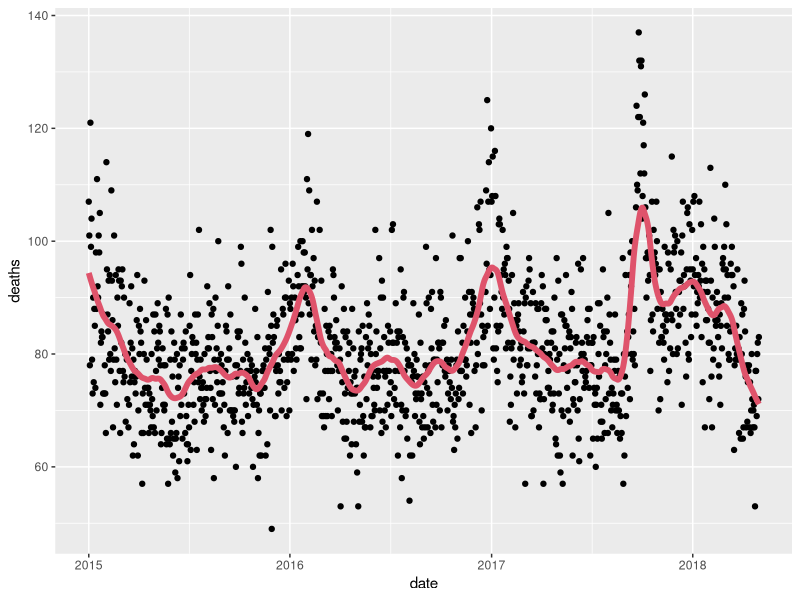
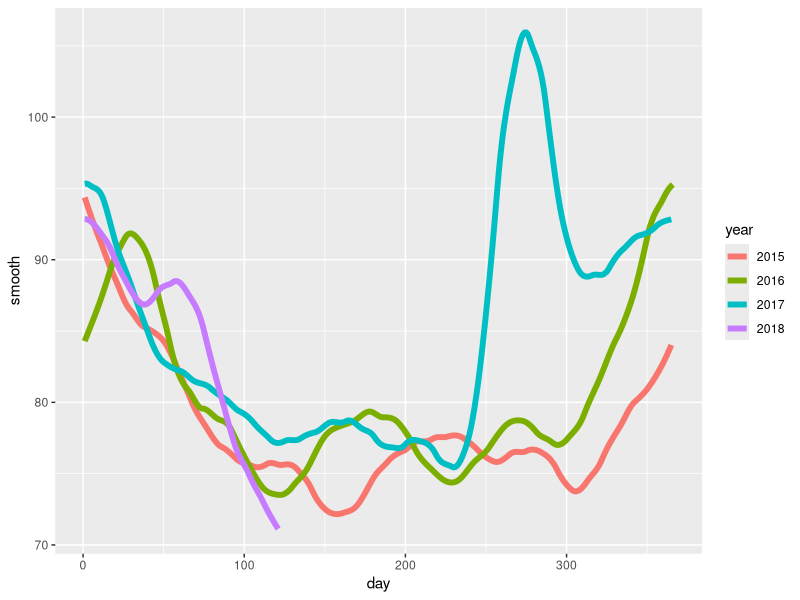
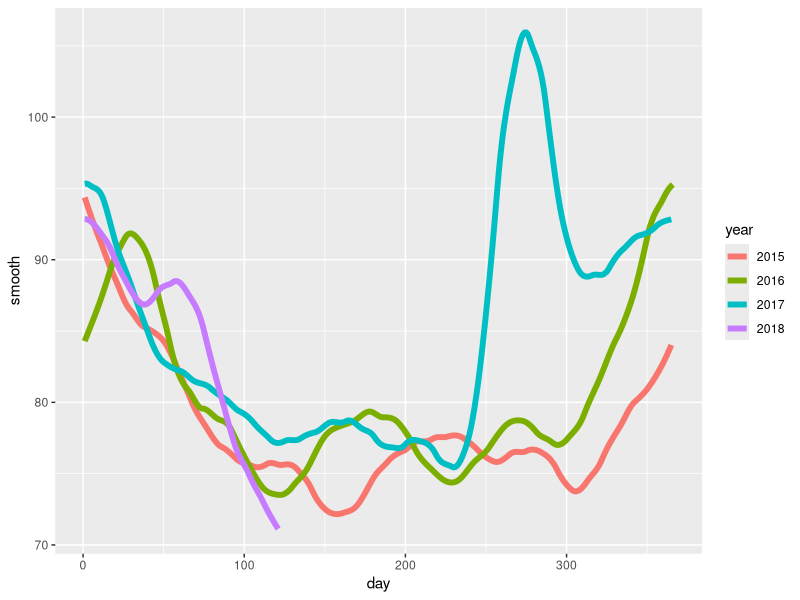
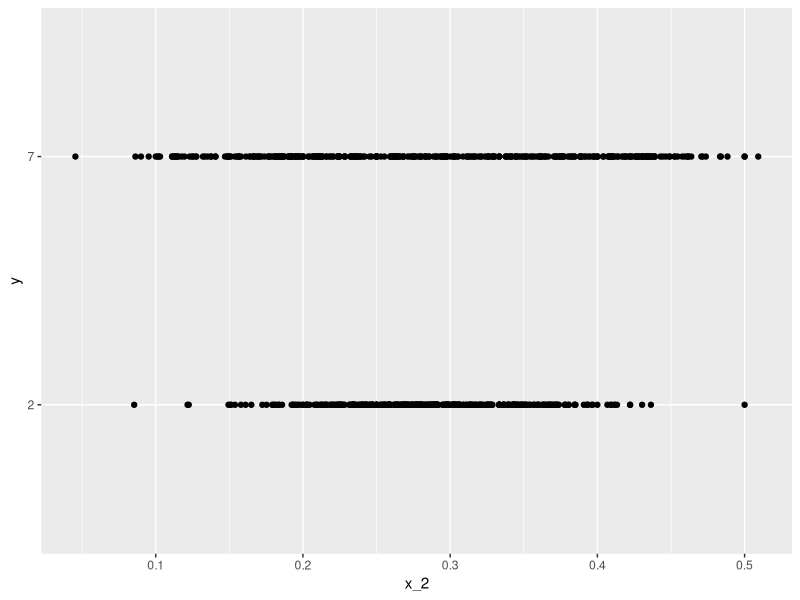
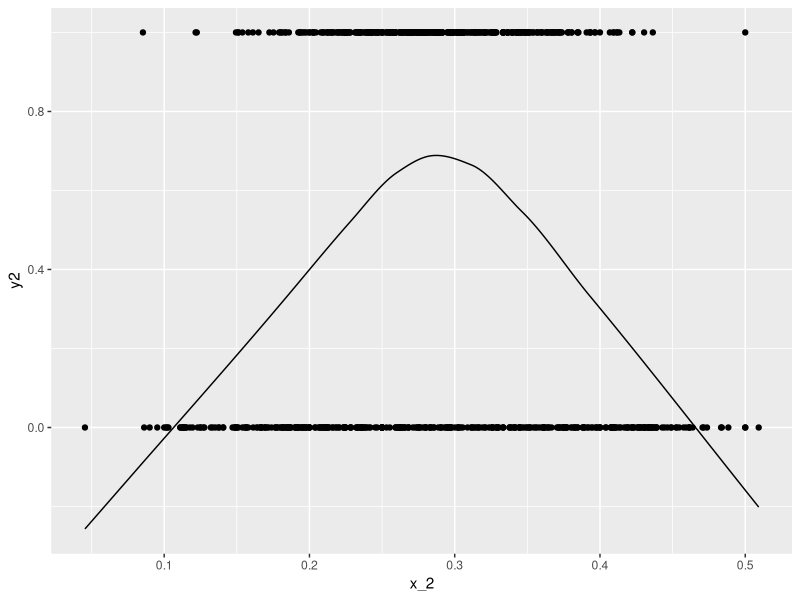
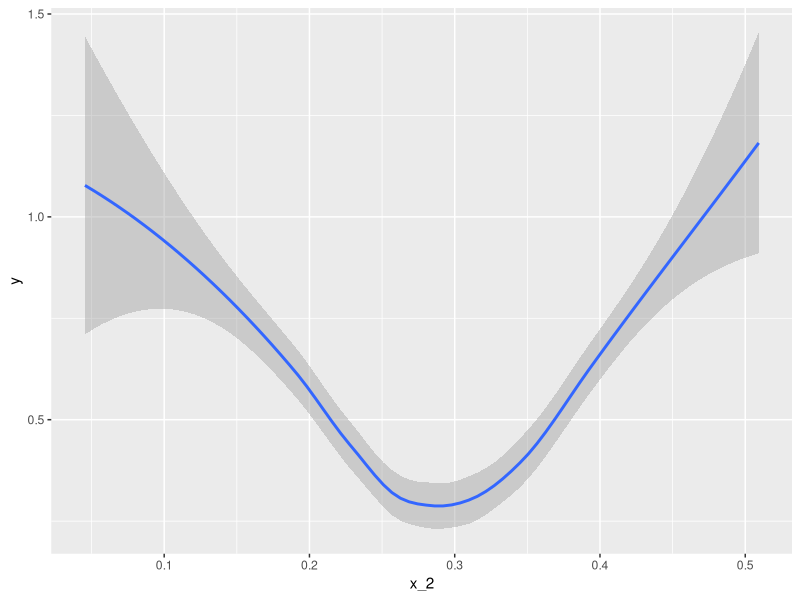

Source code (R) for these figures, in order:
# comp-check3.R

# Smoothing

library(tidyverse)
library(lubridate)
library(pdftools)

fn <-
  system.file('extdata',
              'RD-Mortality-Report_2015-18-180531.pdf',
              package = 'dslabs')

## Create the data frame
dat <- map_df(str_split(pdf_text(fn), '\n'), function(s) {
  s <- str_trim(s)
  header_index <- str_which(s, '2015')[1]
  tmp <- str_split(s[header_index], "\\s+", simplify = TRUE)
  month <- tmp[1]
  header <- tmp[-1]
  tail_index <- str_which(s, 'Total')
  n <- str_count(s, "\\d+")
  out <-
    c(1:header_index,
      which(n == 1),
      which(n >= 28),
      tail_index:length(s))
  s[-out] %>%
    str_remove_all('[^\\d\\s]') %>%
    str_trim() %>%
    str_split_fixed('\\s+', n = 6) %>%
    .[, 1:5] %>%
    as_data_frame() %>%
    setNames(c('day', header)) %>%
    mutate(month = month,
           day = as.numeric(day)) %>%
    gather(year, deaths, -c(day, month)) %>%
    mutate(deaths = as.numeric(deaths))
}) %>%
  mutate(
    month = recode(
      month,
      'JAN' = 1,
      'FEB' = 2,
      'MAR' = 3,
      'APR' = 4,
      'MAY' = 5,
      'JUN' = 6,
      'JUL' = 7,
      'AGO' = 8,
      'SEP' = 9,
      'OCT' = 10,
      'NOV' = 11,
      'DEC' = 12
    )
  ) %>% 
  mutate(date = make_date(year, month, day)) %>% 
  filter(date <= '2018-05-01')

all_days <- diff(range(dat$date))
span <- 60/as.numeric(all_days)
# fit <-
#   loess(
#     deaths ~ date,
#     degree = 1L,
#     data = dat,
#     span = span
#   )

# ggplot(dat, aes(date, deaths)) +
#   geom_point() +
#   geom_smooth(
#     color = 'red',
#     span = span,
#     method = 'loess',
#     method.args = list(degree = 1)
#   )

fit <- dat %>%
  mutate(x = as.numeric(date)) %>%
  loess(deaths ~ x, data = ., span = span, degree =  1)

dat %>% 
  mutate(smooth = predict(fit, as.numeric(date))) %>% 
  ggplot() + 
  geom_point(aes(date, deaths)) +
  geom_line(aes(date, smooth), lwd = 2, col = 2)


## Produce a plot with a curve fitted for each year
dat %>%
  mutate(smooth = predict(fit, as.numeric(date)), day = yday(date)) %>% 
  ggplot(aes(day, smooth, col = year)) +
  geom_line(lwd = 2)

dat %>% 
  mutate(smooth = predict(fit, as.numeric(date)), day = yday(date), year = as.character(year(date))) %>%
  ggplot(aes(day, smooth, col = year)) +
  geom_line(lwd = 2)
## Predict 2s and 7s in the mnist_27 dataset
library(broom)
library(dslabs)
mnist_27$train %>% 
  glm(y ~ x_2, family = 'binomial', data = .) %>% 
  tidy()

qplot(x_2, y, data = mnist_27$train)

## Fit a smoothing model using loess
dat2 <- mnist_27$train %>% 
  mutate(y2 = recode(y, '2' = 1, '7' = 0))

fit2 <- loess(y2 ~ x_2, data = dat2, family = 'symmetric', degree = 1)

## Fit a loess line to the above data
dat2 %>% 
  mutate(smooth = predict(fit2, newdata = .)) %>% 
  ggplot() +
  geom_point(aes(x_2, y2)) +
  geom_line(aes(x_2, smooth))

## Given solution
mnist_27$train %>% 
  mutate(y = ifelse(y=="7", 1, 0)) %>%
  ggplot(aes(x_2, y)) + 
  geom_smooth(method = "loess")
